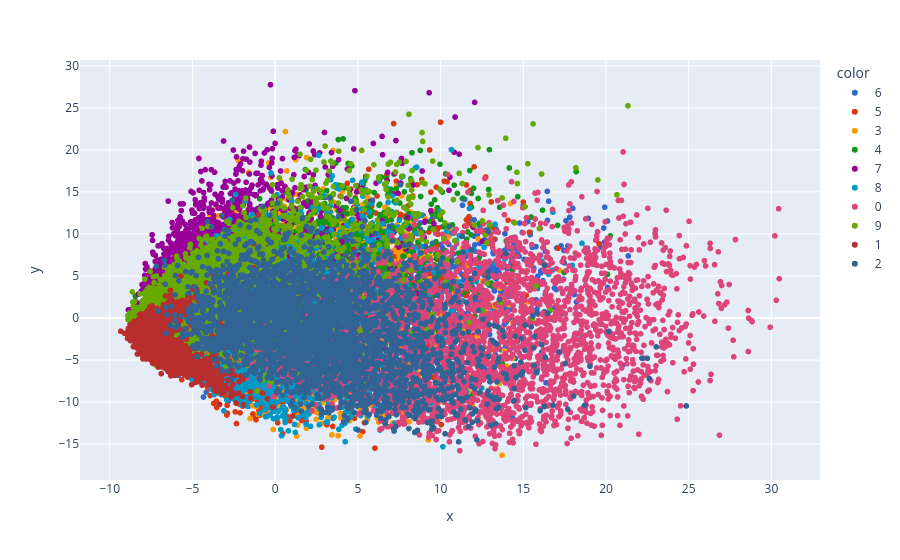

The code cell stored with this chart in its notebook:
### Code cell
import plotly.express as px
y_train_trf = y_train.astype(str)

fig = px.scatter(x=X_train_trf[:,0],
                y = X_train_trf[:,1],
                color=y_train_trf,
                color_discrete_sequence=px.colors.qualitative.G10)

fig.show()

### Figure 1 — Plotly figure (JSON) as saved in the notebook; plotly's stock layout.template omitted (floating-point values rounded to 4 significant figures; data arrays with more than 128 entries replaced by an {"elided": "..."} marker saying what was removed)
{"data": [{"hovertemplate": "color=6<br>x=%{x}<br>y=%{y}<extra></extra>", "legendgroup": "6", "marker": {"color": "#3366CC", "symbol": "circle"}, "mode": "markers", "name": "6", "showlegend": true, "type": "scattergl", "x": {"elided": "3352 float values"}, "xaxis": "x", "y": {"elided": "3352 float values"}, "yaxis": "y"}, {"hovertemplate": "color=5<br>x=%{x}<br>y=%{y}<extra></extra>", "legendgroup": "5", "marker": {"color": "#DC3912", "symbol": "circle"}, "mode": "markers", "name": "5", "showlegend": true, "type": "scattergl", "x": {"elided": "3093 float values"}, "xaxis": "x", "y": {"elided": "3093 float values"}, "yaxis": "y"}, {"hovertemplate": "color=3<br>x=%{x}<br>y=%{y}<extra></extra>", "legendgroup": "3", "marker": {"color": "#FF9900", "symbol": "circle"}, "mode": "markers", "name": "3", "showlegend": true, "type": "scattergl", "x": {"elided": "3414 float values"}, "xaxis": "x", "y": {"elided": "3414 float values"}, "yaxis": "y"}, {"hovertemplate": "color=4<br>x=%{x}<br>y=%{y}<extra></extra>", "legendgroup": "4", "marker": {"color": "#109618", "symbol": "circle"}, "mode": "markers", "name": "4", "showlegend": true, "type": "scattergl", "x": {"elided": "3233 float values"}, "xaxis": "x", "y": {"elided": "3233 float values"}, "yaxis": "y"}, {"hovertemplate": "color=7<br>x=%{x}<br>y=%{y}<extra></extra>", "legendgroup": "7", "marker": {"color": "#990099", "symbol": "circle"}, "mode": "markers", "name": "7", "showlegend": true, "type": "scattergl", "x": {"elided": "3508 float values"}, "xaxis": "x", "y": {"elided": "3508 float values"}, "yaxis": "y"}, {"hovertemplate": "color=8<br>x=%{x}<br>y=%{y}<extra></extra>", "legendgroup": "8", "marker": {"color": "#0099C6", "symbol": "circle"}, "mode": "markers", "name": "8", "showlegend": true, "type": "scattergl", "x": {"elided": "3228 float values"}, "xaxis": "x", "y": {"elided": "3228 float values"}, "yaxis": "y"}, {"hovertemplate": "color=0<br>x=%{x}<br>y=%{y}<extra></extra>", "legendgroup": "0", "marker": {"color": "#DD4477", "symbol": "circle"}, "mode": "markers", "name": "0", "showlegend": true, "type": "scattergl", "x": {"elided": "3316 float values"}, "xaxis": "x", "y": {"elided": "3316 float values"}, "yaxis": "y"}, {"hovertemplate": "color=9<br>x=%{x}<br>y=%{y}<extra></extra>", "legendgroup": "9", "marker": {"color": "#66AA00", "symbol": "circle"}, "mode": "markers", "name": "9", "showlegend": true, "type": "scattergl", "x": {"elided": "3350 float values"}, "xaxis": "x", "y": {"elided": "3350 float values"}, "yaxis": "y"}, {"hovertemplate": "color=1<br>x=%{x}<br>y=%{y}<extra></extra>", "legendgroup": "1", "marker": {"color": "#B82E2E", "symbol": "circle"}, "mode": "markers", "name": "1", "showlegend": true, "type": "scattergl", "x": {"elided": "3775 float values"}, "xaxis": "x", "y": {"elided": "3775 float values"}, "yaxis": "y"}, {"hovertemplate": "color=2<br>x=%{x}<br>y=%{y}<extra></extra>", "legendgroup": "2", "marker": {"color": "#316395", "symbol": "circle"}, "mode": "markers", "name": "2", "showlegend": true, "type": "scattergl", "x": {"elided": "3331 float values"}, "xaxis": "x", "y": {"elided": "3331 float values"}, "yaxis": "y"}], "layout": {"legend": {"title": {"text": "color"}, "tracegroupgap": 0}, "margin": {"t": 60}, "xaxis": {"anchor": "y", "domain": [0, 1], "title": {"text": "x"}}, "yaxis": {"anchor": "x", "domain": [0, 1], "title": {"text": "y"}}}}
